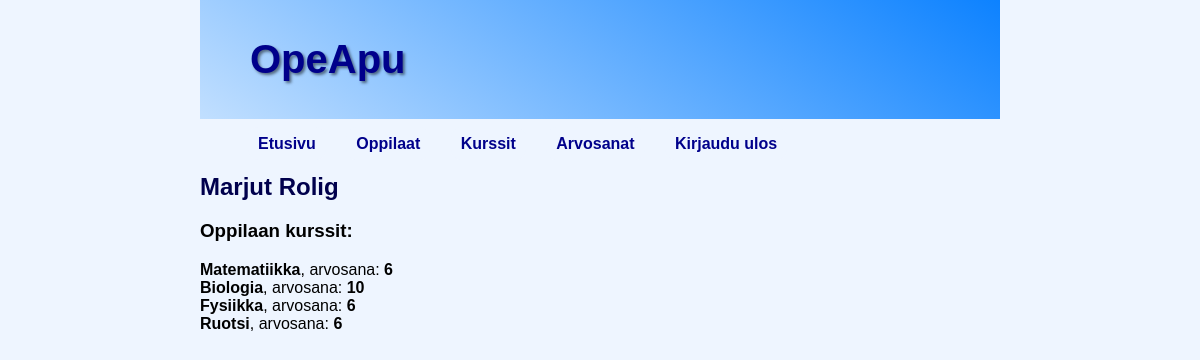
/opeapp/student/10/ (signed in), run on the app's committed database.
### opeapp/models.py (models this page shows, shortened)
class Student(models.Model):
    name = models.CharField(max_length=255)
    creator = models.ForeignKey(User, on_delete=models.CASCADE)

class Course(models.Model):
    name = models.CharField(max_length=255)
    creator = models.ForeignKey(User, on_delete=models.CASCADE)

### opeapp/views.py (the view)
# urls.py: path('student/<int:student_id>/', views.student_details, name='student_details'),
@login_required
def student_details(request, student_id):
    try:
        student = Student.objects.get(pk=student_id)
    except:
        messages.error(request, "You do not have permission to view this student's details.")
        return render(request, 'students.html')
    course_students = CourseStudent.objects.filter(student=student)
    student_courses = {}
    for course_student in course_students:
        course_name = course_student.course.name
        grade = course_student.grade
        student_courses[course_name] = {'grade': grade}
    context = {
        'student_name': student.name,
        'course_students': student_courses
    }
    return render(request, 'student.html', context)

### opeapp/templates/student.html (shortened to what this page needs)
{% extends "base.html" %}
{% block link %}
    {% if user.is_authenticated %}
        {{ block.super }}
    {% endif %}
{% endblock %}
{% block content %}
    <h2>{{ student_name }}</h2>
    <h3>Oppilaan kurssit:</h3>
    {% for course, data in course_students.items %}
        <b>{{ course }}</b>, arvosana: <b>{{ data.grade }}</b>
        <br>
    {% endfor %}
{% endblock %}

### opeapp/static/main.css (style rules this page uses)
body { margin: auto; max-width: 50em; font-family: 'Montserrat', 'Helvetica', sans-serif; background: rgb(238, 245, 255); }
h2 { color: rgb(0, 0, 77); }

### data on the page
Student: name "Marjut Rolig"
Course: course_students "Matematiikka"
Course: course_students "Biologia"
Course: course_students "Fysiikka"
Course: course_students "Ruotsi"

### other printed values
{{ data.grade }} "6" "10" "6" "6"
